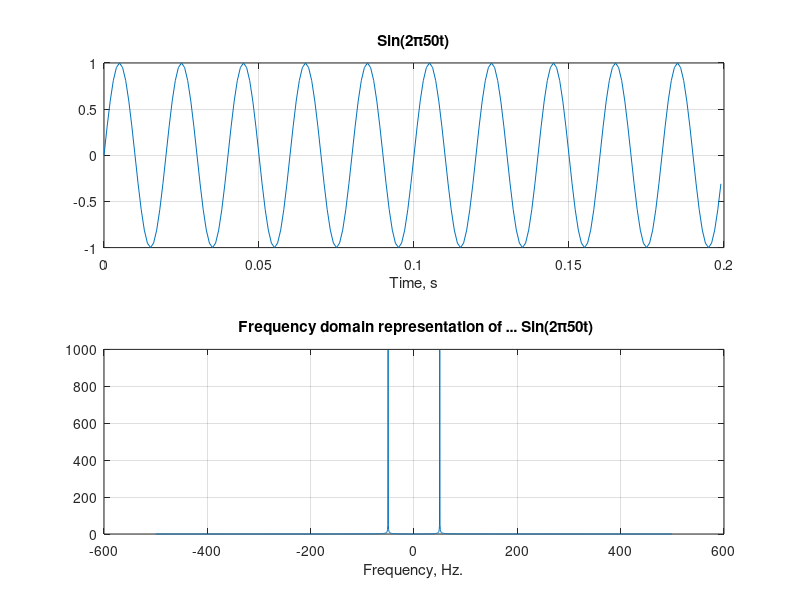

Write MATLAB code to recreate this figure.
% Discretize the value of t from -1 to 1 with the increment of 0.001

% write the function x = sin(2π50t) in MATLAB

%Use the subplot function


t = -1:0.001:1; % Discretize t
x = sin(2 * pi * 50 * t); % Define the function x
subplot(2,1,1);

plot(t(1001:1200),x(1:200));


grid;

title('Sin(2\pi50t)')

xlabel('Time, s')

%Use the subplot function

% write the matlab code for absolute value of fast Fourier transform of x, and assign it as X

X = abs(fft(x)); % Compute the absolute value of the FFT of x


% Now find the fftshift of X to get X2



X2=fftshift(X);

f=-499.9:1000/2001:500;
subplot(2,1,2);
plot(f,X2);


grid;

title(' Frequency domain representation of … Sin(2\pi50t)');

xlabel('Frequency, Hz.')


